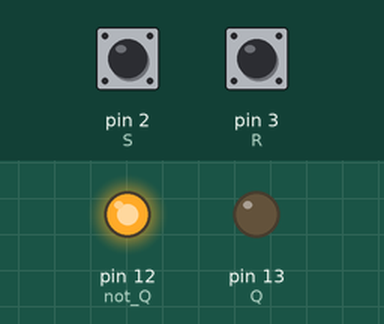
Simulated run of this sketch. Board: Arduino Uno, built with avr-gcc and run on an emulated ATmega328P. Parts: output pins drawn as LEDs (lit = HIGH). Inputs (shaded band) come from the test bench; at power-on: pin 2 (S) HIGH, pin 3 (R) HIGH.

Above: at 1.2 s.
1.3 s: pin 2 (S) pulled LOW for 0.15 s
At 2.3 s:
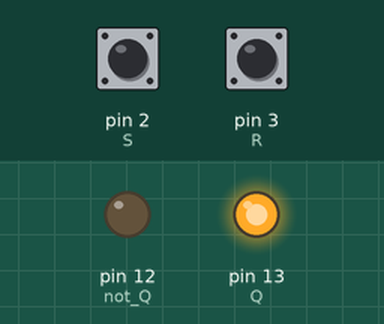
2.9 s: pin 3 (R) pulled LOW for 0.15 s
At 3.5 s:
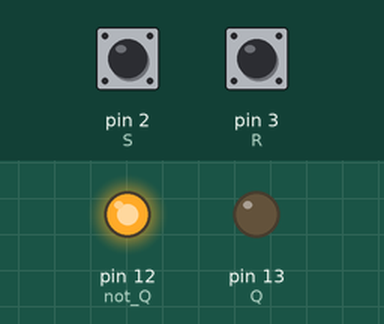
4.5 s: pin 2 (S) pulled LOW for 1 s
At 4.8 s:
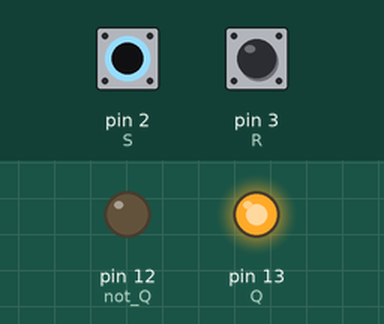
Timing chart, 0 to 7.5 s (numbered marks = the images above; inputs shaded):
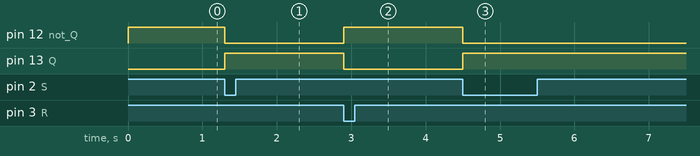

The sketch:

interrupt5.ino
```cpp
/*
 * Author: Clemens Valens (www.polyvalens.com)
 * Book: Mastering Microcontrollers Helped By Arduino
 * WWW: www.elektor.com/arduinobook
 * ISBN: 978-1-907920-23-3
 *
 * interrupt 5
 */

int Q = 13;
int not_Q = 12;
int S = 2;
int R = 3;

void reset(void)
{
  digitalWrite(Q,LOW);
  digitalWrite(not_Q,HIGH);
  //interrupts();
  //while (true);
}

void set(void)
{
  digitalWrite(not_Q,LOW);
  digitalWrite(Q,HIGH);
}

void setup(void)
{
  pinMode(Q,OUTPUT);
  pinMode(not_Q,OUTPUT);
  digitalWrite(Q,LOW);
  digitalWrite(not_Q,HIGH);
  pinMode(S,INPUT_PULLUP);
  pinMode(R,INPUT_PULLUP);
  attachInterrupt(0,set,LOW);
  attachInterrupt(1,reset,LOW);
}

void loop(void)
{
}
```

Measured:
- after the input at 1.3 s, pin 12 (not_Q): HIGH → LOW at once; pin 13 (Q): LOW → HIGH at once
- after the input at 2.9 s, pin 12 (not_Q): LOW → HIGH at once; pin 13 (Q): HIGH → LOW at once
- after the input at 4.5 s, pin 12 (not_Q): HIGH → LOW at once; pin 13 (Q): LOW → HIGH at once
